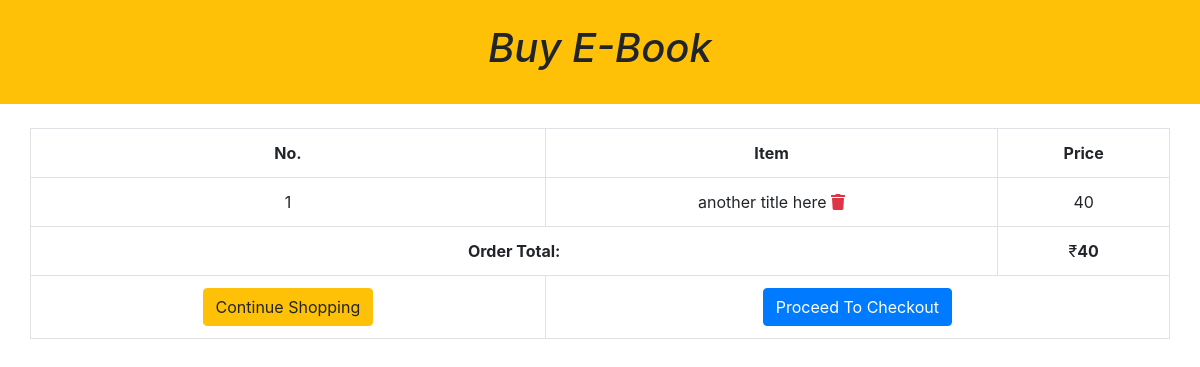
The app's page /cart/order-summary/ (signed in) with its own data.
### shopping_cart/models.py (models this page shows, shortened)
class OrderItem(models.Model):
    product = models.OneToOneField(Product, on_delete=models.SET_NULL, null=True)
    is_ordered = models.BooleanField(default=False)
    date_added = models.DateTimeField(auto_now=True)
    date_ordered = models.DateTimeField(null=True)

class Order(models.Model):
    ref_code = models.CharField(max_length=15)
    owner = models.ForeignKey(Profile, on_delete=models.SET_NULL, null=True)
    is_ordered = models.BooleanField(default=False)
    items = models.ManyToManyField(OrderItem)
    date_ordered = models.DateTimeField(auto_now=True)
    def get_cart_items(self):
        return self.items.all()
    def get_cart_total(self):
        return sum([item.product.price for item in self.items.all()])

### products/models.py (models this page shows, shortened)
class Product(models.Model):
    name = models.CharField(max_length=120)
    price = models.IntegerField()
    img_path = models.ImageField(upload_to="gallery")

### shopping_cart/views.py (the view)
@login_required()
def order_details(request, **kwargs):
    existing_order = get_user_pending_order(request)
    context = {
        'order': existing_order
    }
    return render(request, 'shopping_cart/order_summary.html', context)

### shopping_cart/views.py (called while the page is built)
def get_user_pending_order(request):
    user_profile = get_object_or_404(Profile, user=request.user)
    order = Order.objects.filter(owner=user_profile, is_ordered=False)
    if order.exists():
        return order[0]
    return 0

### shopping_cart/templates/shopping_cart/order_summary.html (shortened to what this page needs)
{% extends "base.html" %}
{% block content %}
 <section>
   <div class="row">
    <table class="table table-hover table-bordered text-center">
      <tr class="text-center">
        <th>No.</th>
        <th>Item</th>
        <th>Price</th>
      </tr>
      {% for item in order.get_cart_items %}
        <tr>
          <td>{{ forloop.counter }}</td>
          <td>
            {{ item.product.name }}
            <span class="pull-right">
              <a href="{% url 'shopping_cart:delete_item' item.id %}" data-balloon="remove this item from cart" class="text-danger" onclick="return confirm_delete();">
                <i class="fas fa-trash"></i>
              </a>
            </span>
          </td>
          <td>{{ item.product.price }}</td>
        </tr>
      {% empty %}
        <tr>
          <td colspan= 3> You have not added any items yet.</td>
        </tr>
      {% endfor %}
      <tr>
        {% if order.get_cart_total != None %}
        <td colspan=2>
          <strong class="pull-right">Order Total:</strong>
        </td>
        <td colspan= 1>
          ₹<strong>{{ order.get_cart_total }}</strong>
        </td>
        {% endif %}
      </tr>
      <tr>
        <td colspan=1 >
          <a href="{% url 'products:product-list' %}" class="btn btn-warning pull-left">
            {% if order %}Continue Shopping{% else %}Add Items to Cart {% endif %}
          </a>
        </td>
        <td colspan=2>
          {% if order.get_cart_items %}
            <a href="{% url 'shopping_cart:checkout' %}" class="pull-right btn btn-primary">Proceed To Checkout</a>
          {% endif %}
        </td>
      </tr>
    </table>
   </div>
 </section>
{% endblock %}

### records on screen
OrderItem: product.name "another title here", product.price "40"
Order: get_cart_total "40"
